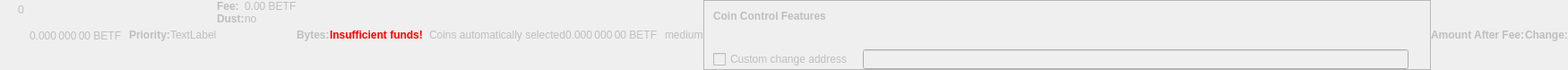
    <widget class="QWidget" name="dummyHideWidget" native="true">
     <property name="enabled">
      <bool>false</bool>
     </property>
     <property name="maximumSize">
      <size>
       <width>100</width>
       <height>22</height>
      </size>
     </property>
     <layout class="QHBoxLayout" name="dummyHideLayout">
      <property name="spacing">
       <number>0</number>
      </property>
      <property name="leftMargin">
       <number>0</number>
      </property>
      <property name="topMargin">
       <number>0</number>
      </property>
      <property name="rightMargin">
       <number>0</number>
      </property>
      <property name="bottomMargin">
       <number>0</number>
      </property>
      <item>
       <layout class="QFormLayout" name="formLayoutCoinControl1">
        <property name="horizontalSpacing">
         <number>10</number>
        </property>
        <property name="verticalSpacing">
         <number>14</number>
        </property>
        <property name="leftMargin">
         <number>10</number>
        </property>
        <property name="topMargin">
         <number>4</number>
        </property>
        <property name="rightMargin">
         <number>6</number>
        </property>
        <item row="0" column="1">
         <widget class="QLabel" name="labelCoinControlBytes">
          <property name="cursor">
           <cursorShape>IBeamCursor</cursorShape>
          </property>
          <property name="contextMenuPolicy">
           <enum>Qt::ActionsContextMenu</enum>
          </property>
          <property name="text">
           <string notr="true">0</string>
          </property>
          <property name="textInteractionFlags">
           <set>Qt::LinksAccessibleByMouse|Qt::TextSelectableByKeyboard|Qt::TextSelectableByMouse</set>
          </property>
         </widget>
        </item>
       </layout>
      </item>
      <item>
       <widget class="QLabel" name="labelCoinControlAfterFee">
        <property name="enabled">
         <bool>false</bool>
        </property>
        <property name="sizePolicy">
         <sizepolicy hsizetype="Fixed" vsizetype="Fixed">
          <horstretch>0</horstretch>
          <verstretch>0</verstretch>
         </sizepolicy>
        </property>
        <property name="minimumSize">
         <size>
          <width>111</width>
          <height>12</height>
         </size>
        </property>
        <property name="maximumSize">
         <size>
          <width>111</width>
          <height>12</height>
         </size>
        </property>
        <property name="cursor">
         <cursorShape>IBeamCursor</cursorShape>
        </property>
        <property name="contextMenuPolicy">
         <enum>Qt::ActionsContextMenu</enum>
        </property>
        <property name="text">
         <string notr="true">0.000 000 00 BETF</string>
        </property>
        <property name="textInteractionFlags">
         <set>Qt::LinksAccessibleByMouse|Qt::TextSelectableByKeyboard|Qt::TextSelectableByMouse</set>
        </property>
       </widget>
      </item>
      <item>
       <widget class="QLabel" name="labelCoinControlPriorityText">
        <property name="enabled">
         <bool>false</bool>
        </property>
        <property name="font">
         <font>
          <weight>75</weight>
          <bold>true</bold>
         </font>
        </property>
        <property name="text">
         <string>Priority:</string>
        </property>
       </widget>
      </item>
      <item>
       <layout class="QHBoxLayout" name="horizontalLayout">
        <item>
         <widget class="QLabel" name="WarningLabel">
          <property name="text">
           <string>TextLabel</string>
          </property>
         </widget>
        </item>
       </layout>
      </item>
      <item>
       <layout class="QFormLayout" name="formLayoutCoinControl3">
        <property name="horizontalSpacing">
         <number>0</number>
        </property>
        <property name="verticalSpacing">
         <number>0</number>
        </property>
        <property name="leftMargin">
         <number>0</number>
        </property>
        <property name="topMargin">
         <number>0</number>
        </property>
        <property name="rightMargin">
         <number>0</number>
        </property>
        <item row="0" column="0">
         <widget class="QLabel" name="labelCoinControlFeeText">
          <property name="enabled">
           <bool>false</bool>
          </property>
          <property name="font">
           <font>
            <weight>75</weight>
            <bold>true</bold>
           </font>
          </property>
          <property name="text">
           <string>Fee:</string>
          </property>
          <property name="margin">
           <number>0</number>
          </property>
         </widget>
        </item>
        <item row="0" column="1">
         <widget class="QLabel" name="labelCoinControlFee">
          <property name="enabled">
           <bool>false</bool>
          </property>
          <property name="cursor">
           <cursorShape>IBeamCursor</cursorShape>
          </property>
          <property name="contextMenuPolicy">
           <enum>Qt::ActionsContextMenu</enum>
          </property>
          <property name="text">
           <string notr="true">0.00 BETF</string>
          </property>
          <property name="textInteractionFlags">
           <set>Qt::LinksAccessibleByMouse|Qt::TextSelectableByKeyboard|Qt::TextSelectableByMouse</set>
          </property>
         </widget>
        </item>
        <item row="1" column="0">
         <widget class="QLabel" name="labelCoinControlLowOutputText">
          <property name="enabled">
           <bool>false</bool>
          </property>
          <property name="font">
           <font>
            <weight>75</weight>
            <bold>true</bold>
           </font>
          </property>
          <property name="text">
           <string>Dust:</string>
          </property>
         </widget>
        </item>
        <item row="1" column="1">
         <widget class="QLabel" name="labelCoinControlLowOutput">
          <property name="enabled">
           <bool>false</bool>
          </property>
          <property name="cursor">
           <cursorShape>IBeamCursor</cursorShape>
          </property>
          <property name="contextMenuPolicy">
           <enum>Qt::ActionsContextMenu</enum>
          </property>
          <property name="text">
           <string>no</string>
          </property>
          <property name="textInteractionFlags">
           <set>Qt::LinksAccessibleByMouse|Qt::TextSelectableByKeyboard|Qt::TextSelectableByMouse</set>
          </property>
         </widget>
        </item>
       </layout>
      </item>
      <item>
       <widget class="QLabel" name="labelCoinControlBytesText">
        <property name="enabled">
         <bool>false</bool>
        </property>
        <property name="font">
         <font>
          <weight>75</weight>
          <bold>true</bold>
         </font>
        </property>
        <property name="text">
         <string>Bytes:</string>
        </property>
       </widget>
      </item>
      <item>
       <layout class="QFormLayout" name="formLayoutCoinControl2">
        <property name="horizontalSpacing">
         <number>0</number>
        </property>
        <property name="verticalSpacing">
         <number>0</number>
        </property>
        <property name="leftMargin">
         <number>0</number>
        </property>
        <property name="topMargin">
         <number>0</number>
        </property>
        <property name="rightMargin">
         <number>0</number>
        </property>
       </layout>
      </item>
      <item>
       <layout class="QHBoxLayout" name="horizontalLayoutCoinControl2">
        <property name="spacing">
         <number>0</number>
        </property>
        <property name="bottomMargin">
         <number>0</number>
        </property>
       </layout>
      </item>
      <item>
       <widget class="QLabel" name="labelCoinControlInsuffFunds">
        <property name="enabled">
         <bool>false</bool>
        </property>
        <property name="minimumSize">
         <size>
          <width>0</width>
          <height>0</height>
         </size>
        </property>
        <property name="font">
         <font>
          <weight>75</weight>
          <bold>true</bold>
         </font>
        </property>
        <property name="styleSheet">
         <string notr="true">color:red;font-weight:bold;</string>
        </property>
        <property name="text">
         <string>Insufficient funds!</string>
        </property>
        <property name="margin">
         <number>5</number>
        </property>
       </widget>
      </item>
      <item>
       <layout class="QFormLayout" name="formLayoutCoinControl4">
        <property name="horizontalSpacing">
         <number>0</number>
        </property>
        <property name="verticalSpacing">
         <number>0</number>
        </property>
        <property name="leftMargin">
         <number>0</number>
        </property>
        <property name="topMargin">
         <number>0</number>
        </property>
        <property name="rightMargin">
         <number>0</number>
        </property>
       </layout>
      </item>
      <item>
       <widget class="QLabel" name="labelCoinControlChangeLabel">
        <property name="enabled">
         <bool>false</bool>
        </property>
        <property name="sizePolicy">
         <sizepolicy hsizetype="Preferred" vsizetype="Expanding">
          <horstretch>0</horstretch>
          <verstretch>0</verstretch>
         </sizepolicy>
        </property>
        <property name="minimumSize">
         <size>
          <width>0</width>
          <height>0</height>
         </size>
        </property>
        <property name="text">
         <string/>
        </property>
        <property name="margin">
         <number>3</number>
        </property>
       </widget>
      </item>
      <item>
       <widget class="QLabel" name="labelCoinControlAutomaticallySelected">
        <property name="enabled">
         <bool>false</bool>
        </property>
        <property name="sizePolicy">
         <sizepolicy hsizetype="Fixed" vsizetype="Fixed">
          <horstretch>0</horstretch>
          <verstretch>0</verstretch>
         </sizepolicy>
        </property>
        <property name="minimumSize">
         <size>
          <width>0</width>
          <height>0</height>
         </size>
        </property>
        <property name="maximumSize">
         <size>
          <width>240</width>
          <height>16777215</height>
         </size>
        </property>
        <property name="text">
         <string>Coins automatically selected</string>
        </property>
        <property name="margin">
         <number>5</number>
        </property>
       </widget>
      </item>
      <item>
       <widget class="QLabel" name="labelCoinControlChange">
        <property name="enabled">
         <bool>false</bool>
        </property>
        <property name="sizePolicy">
         <sizepolicy hsizetype="Fixed" vsizetype="Fixed">
          <horstretch>0</horstretch>
          <verstretch>0</verstretch>
         </sizepolicy>
        </property>
        <property name="minimumSize">
         <size>
          <width>111</width>
          <height>0</height>
         </size>
        </property>
        <property name="maximumSize">
         <size>
          <width>111</width>
          <height>16777215</height>
         </size>
        </property>
        <property name="cursor">
         <cursorShape>IBeamCursor</cursorShape>
        </property>
        <property name="contextMenuPolicy">
         <enum>Qt::ActionsContextMenu</enum>
        </property>
        <property name="text">
         <string notr="true">0.000 000 00 BETF</string>
        </property>
        <property name="textInteractionFlags">
         <set>Qt::LinksAccessibleByMouse|Qt::TextSelectableByKeyboard|Qt::TextSelectableByMouse</set>
        </property>
       </widget>
      </item>
      <item>
       <widget class="QLabel" name="labelCoinControlPriority">
        <property name="enabled">
         <bool>false</bool>
        </property>
        <property name="cursor">
         <cursorShape>IBeamCursor</cursorShape>
        </property>
        <property name="contextMenuPolicy">
         <enum>Qt::ActionsContextMenu</enum>
        </property>
        <property name="text">
         <string>medium</string>
        </property>
        <property name="textInteractionFlags">
         <set>Qt::LinksAccessibleByMouse|Qt::TextSelectableByKeyboard|Qt::TextSelectableByMouse</set>
        </property>
       </widget>
      </item>
      <item>
       <widget class="QFrame" name="frameCoinControl">
        <property name="sizePolicy">
         <sizepolicy hsizetype="Expanding" vsizetype="Expanding">
          <horstretch>0</horstretch>
          <verstretch>0</verstretch>
         </sizepolicy>
        </property>
        <property name="maximumSize">
         <size>
          <width>16777215</width>
          <height>16777215</height>
         </size>
        </property>
        <property name="frameShape">
         <enum>QFrame::StyledPanel</enum>
        </property>
        <property name="frameShadow">
         <enum>QFrame::Sunken</enum>
        </property>
        <layout class="QVBoxLayout" name="verticalLayoutCoinControl2_2">
         <property name="spacing">
          <number>0</number>
         </property>
         <property name="leftMargin">
          <number>0</number>
         </property>
         <property name="topMargin">
          <number>0</number>
         </property>
         <property name="rightMargin">
          <number>0</number>
         </property>
         <property name="bottomMargin">
          <number>0</number>
         </property>
         <item>
          <layout class="QVBoxLayout" name="verticalLayoutCoinControl" stretch="0,0,0,1">
           <property name="spacing">
            <number>0</number>
           </property>
           <property name="leftMargin">
            <number>10</number>
           </property>
           <property name="topMargin">
            <number>10</number>
           </property>
           <item>
            <layout class="QHBoxLayout" name="horizontalLayoutCoinControl1">
             <property name="bottomMargin">
              <number>15</number>
             </property>
             <item>
              <widget class="QLabel" name="labelCoinControlFeatures">
               <property name="enabled">
                <bool>false</bool>
               </property>
               <property name="sizePolicy">
                <sizepolicy hsizetype="Preferred" vsizetype="Maximum">
                 <horstretch>0</horstretch>
                 <verstretch>0</verstretch>
                </sizepolicy>
               </property>
               <property name="font">
                <font>
                 <weight>75</weight>
                 <bold>true</bold>
                </font>
               </property>
               <property name="styleSheet">
                <string notr="true">font-weight:bold;</string>
               </property>
               <property name="text">
                <string>Coin Control Features</string>
               </property>
              </widget>
             </item>
            </layout>
           </item>
           <item>
            <widget class="QWidget" name="widgetCoinControl" native="true">
             <property name="sizePolicy">
              <sizepolicy hsizetype="Preferred" vsizetype="Preferred">
               <horstretch>0</horstretch>
               <verstretch>0</verstretch>
              </sizepolicy>
             </property>
             <property name="minimumSize">
              <size>
               <width>0</width>
               <height>0</height>
              </size>
             </property>
             <property name="styleSheet">
              <string notr="true"/>
             </property>
             <layout class="QHBoxLayout" name="horizontalLayoutCoinControl5_2">
              <property name="leftMargin">
               <number>0</number>
              </property>
              <property name="topMargin">
               <number>0</number>
              </property>
              <property name="rightMargin">
               <number>0</number>
              </property>
              <property name="bottomMargin">
               <number>0</number>
              </property>
              <item>
               <layout class="QHBoxLayout" name="horizontalLayoutCoinControl3">
                <property name="spacing">
                 <number>20</number>
                </property>
                <property name="topMargin">
                 <number>0</number>
                </property>
                <property name="bottomMargin">
                 <number>10</number>
                </property>
               </layout>
              </item>
             </layout>
            </widget>
           </item>
           <item>
            <layout class="QHBoxLayout" name="horizontalLayoutCoinControl4" stretch="0,0,0">
             <property name="spacing">
              <number>12</number>
             </property>
             <property name="sizeConstraint">
              <enum>QLayout::SetDefaultConstraint</enum>
             </property>
             <property name="topMargin">
              <number>5</number>
             </property>
             <property name="rightMargin">
              <number>5</number>
             </property>
             <item>
              <widget class="QCheckBox" name="checkBoxCoinControlChange">
               <property name="enabled">
                <bool>false</bool>
               </property>
               <property name="toolTip">
                <string>If this is activated, but the change address is empty or invalid, change will be sent to a newly generated address.</string>
               </property>
               <property name="text">
                <string>Custom change address</string>
               </property>
              </widget>
             </item>
             <item>
              <widget class="QValidatedLineEdit" name="lineEditCoinControlChange">
               <property name="enabled">
                <bool>false</bool>
               </property>
               <property name="sizePolicy">
                <sizepolicy hsizetype="Expanding" vsizetype="Fixed">
                 <horstretch>0</horstretch>
                 <verstretch>0</verstretch>
                </sizepolicy>
               </property>
              </widget>
             </item>
             <item>
              <widget class="QLabel" name="labelCoinControlChangeLabel_2">
               <property name="sizePolicy">
                <sizepolicy hsizetype="Preferred" vsizetype="Expanding">
                 <horstretch>0</horstretch>
                 <verstretch>0</verstretch>
                </sizepolicy>
               </property>
               <property name="minimumSize">
                <size>
                 <width>0</width>
                 <height>0</height>
                </size>
               </property>
               <property name="text">
                <string/>
               </property>
               <property name="margin">
                <number>3</number>
               </property>
              </widget>
             </item>
            </layout>
           </item>
           <item>
            <spacer name="verticalSpacerCoinControl">
             <property name="orientation">
              <enum>Qt::Vertical</enum>
             </property>
             <property name="sizeHint" stdset="0">
              <size>
               <width>800</width>
               <height>1</height>
              </size>
             </property>
            </spacer>
           </item>
          </layout>
         </item>
        </layout>
       </widget>
      </item>
      <item>
       <widget class="QLabel" name="labelCoinControlAfterFeeText">
        <property name="enabled">
         <bool>false</bool>
        </property>
        <property name="minimumSize">
         <size>
          <width>0</width>
          <height>0</height>
         </size>
        </property>
        <property name="maximumSize">
         <size>
          <width>16777215</width>
          <height>16777215</height>
         </size>
        </property>
        <property name="font">
         <font>
          <weight>75</weight>
          <bold>true</bold>
         </font>
        </property>
        <property name="text">
         <string>Amount After Fee:</string>
        </property>
        <property name="alignment">
         <set>Qt::AlignLeading|Qt::AlignLeft|Qt::AlignVCenter</set>
        </property>
        <property name="margin">
         <number>0</number>
        </property>
       </widget>
      </item>
      <item>
       <widget class="QLabel" name="labelCoinControlChangeText">
        <property name="enabled">
         <bool>false</bool>
        </property>
        <property name="sizePolicy">
         <sizepolicy hsizetype="Preferred" vsizetype="Preferred">
          <horstretch>0</horstretch>
          <verstretch>0</verstretch>
         </sizepolicy>
        </property>
        <property name="minimumSize">
         <size>
          <width>0</width>
          <height>0</height>
         </size>
        </property>
        <property name="maximumSize">
         <size>
          <width>16777215</width>
          <height>16777215</height>
         </size>
        </property>
        <property name="font">
         <font>
          <weight>75</weight>
          <bold>true</bold>
         </font>
        </property>
        <property name="text">
         <string>Change:</string>
        </property>
        <property name="alignment">
         <set>Qt::AlignLeading|Qt::AlignLeft|Qt::AlignVCenter</set>
        </property>
       </widget>
      </item>
     </layout>
    </widget>
